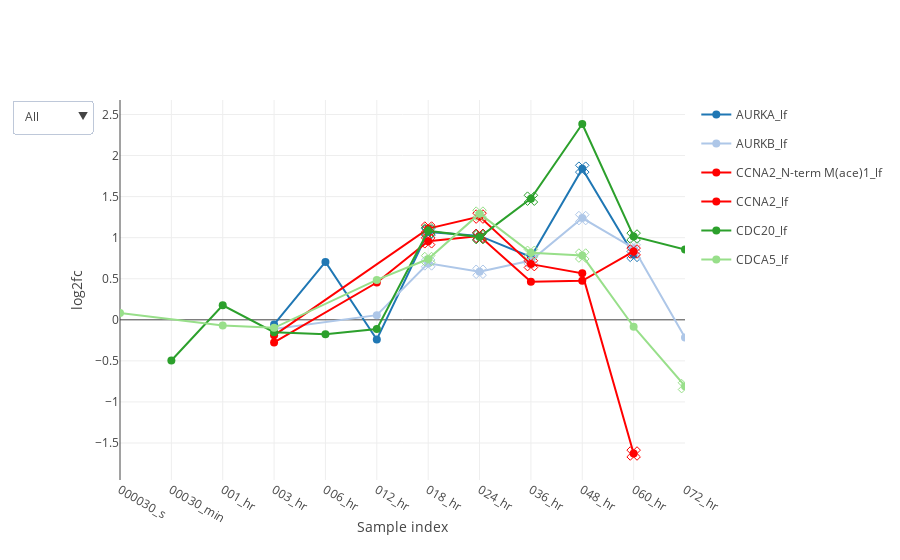

Notebook cell for this chart:
### Code cell
exp_data.label_free.plot_species(interesting_list, plot_type='plotly')

### Figure 1 — Plotly figure (JSON) as saved in the notebook; plotly's stock layout.template omitted (floating-point values rounded to 4 significant figures)
{"data": [{"hoveron": "points", "legendgroup": "group_AURKA_lf", "line": {"color": "rgba(0.12156862745098039,0.4666666666666667,0.7058823529411765,1.)"}, "marker": {"color": "rgba(0.12156862745098039,0.4666666666666667,0.7058823529411765,1.)", "size": 8, "symbol": "circle"}, "mode": "lines+markers", "name": "AURKA_lf", "showlegend": true, "type": "scatter", "visible": true, "x": [3, 4, 5, 6, 7, 8, 9, 10], "y": [-0.05658, 0.7049, -0.2388, 1.07, 1.021, 0.7655, 1.84, 0.7908]}, {"hoveron": "points", "legendgroup": "group_AURKA_lf", "line": {"color": "rgba(0.12156862745098039,0.4666666666666667,0.7058823529411765,1.)"}, "marker": {"color": "rgba(0.12156862745098039,0.4666666666666667,0.7058823529411765,1.)", "size": 12, "symbol": "x-open-dot"}, "mode": "markers", "name": "AURKA_lf", "showlegend": false, "type": "scatter", "visible": true, "x": [6, 7, 9, 10], "y": [1.07, 1.021, 1.84, 0.7908]}, {"hoveron": "points", "legendgroup": "group_AURKB_lf", "line": {"color": "rgba(0.6823529411764706,0.7803921568627451,0.9098039215686274,1.)"}, "marker": {"color": "rgba(0.6823529411764706,0.7803921568627451,0.9098039215686274,1.)", "size": 8, "symbol": "circle"}, "mode": "lines+markers", "name": "AURKB_lf", "showlegend": true, "type": "scatter", "visible": true, "x": [3, 5, 6, 7, 8, 9, 10, 11], "y": [-0.111, 0.05658, 0.6871, 0.585, 0.7225, 1.239, 0.8718, -0.2141]}, {"hoveron": "points", "legendgroup": "group_AURKB_lf", "line": {"color": "rgba(0.6823529411764706,0.7803921568627451,0.9098039215686274,1.)"}, "marker": {"color": "rgba(0.6823529411764706,0.7803921568627451,0.9098039215686274,1.)", "size": 12, "symbol": "x-open-dot"}, "mode": "markers", "name": "AURKB_lf", "showlegend": false, "type": "scatter", "visible": true, "x": [6, 7, 8, 9, 10], "y": [0.6871, 0.585, 0.7225, 1.239, 0.8718]}, {"hoveron": "points", "legendgroup": "group_CCNA2_N-term M(ace)1_lf", "line": {"color": "rgba(1.0,0.4980392156862745,0.054901960784313725,1.)"}, "marker": {"color": "rgba(1.0,0.4980392156862745,0.054901960784313725,1.)", "size": 8, "symbol": "circle"}, "mode": "lines+markers", "name": "CCNA2_N-term M(ace)1_lf", "showlegend": true, "type": "scatter", "visible": true, "x": [3, 6, 7, 8, 9, 10], "y": [-0.189, 1.111, 1.257, 0.6781, 0.5656, -1.628]}, {"hoveron": "points", "legendgroup": "group_CCNA2_N-term M(ace)1_lf", "line": {"color": "rgba(1.0,0.4980392156862745,0.054901960784313725,1.)"}, "marker": {"color": "rgba(1.0,0.4980392156862745,0.054901960784313725,1.)", "size": 12, "symbol": "x-open-dot"}, "mode": "markers", "name": "CCNA2_N-term M(ace)1_lf", "showlegend": false, "type": "scatter", "visible": true, "x": [6, 7, 8, 10], "y": [1.111, 1.257, 0.6781, -1.628]}, {"hoveron": "points", "legendgroup": "group_CCNA2_lf", "line": {"color": "rgba(1.0,0.7333333333333333,0.47058823529411764,1.)"}, "marker": {"color": "rgba(1.0,0.7333333333333333,0.47058823529411764,1.)", "size": 8, "symbol": "circle"}, "mode": "lines+markers", "name": "CCNA2_lf", "showlegend": true, "type": "scatter", "visible": true, "x": [3, 5, 6, 7, 8, 9, 10], "y": [-0.275, 0.4542, 0.9561, 1.021, 0.4647, 0.4751, 0.8319]}, {"hoveron": "points", "legendgroup": "group_CCNA2_lf", "line": {"color": "rgba(1.0,0.7333333333333333,0.47058823529411764,1.)"}, "marker": {"color": "rgba(1.0,0.7333333333333333,0.47058823529411764,1.)", "size": 12, "symbol": "x-open-dot"}, "mode": "markers", "name": "CCNA2_lf", "showlegend": false, "type": "scatter", "visible": true, "x": [6, 7, 10], "y": [0.9561, 1.021, 0.8319]}, {"hoveron": "points", "legendgroup": "group_CDC20_lf", "line": {"color": "rgba(0.17254901960784313,0.6274509803921569,0.17254901960784313,1.)"}, "marker": {"color": "rgba(0.17254901960784313,0.6274509803921569,0.17254901960784313,1.)", "size": 8, "symbol": "circle"}, "mode": "lines+markers", "name": "CDC20_lf", "showlegend": true, "type": "scatter", "visible": true, "x": [1, 2, 3, 4, 5, 6, 7, 8, 9, 10, 11], "y": [-0.4957, 0.1763, -0.1506, -0.1763, -0.111, 1.084, 1.007, 1.475, 2.384, 1.014, 0.856]}, {"hoveron": "points", "legendgroup": "group_CDC20_lf", "line": {"color": "rgba(0.17254901960784313,0.6274509803921569,0.17254901960784313,1.)"}, "marker": {"color": "rgba(0.17254901960784313,0.6274509803921569,0.17254901960784313,1.)", "size": 12, "symbol": "x-open-dot"}, "mode": "markers", "name": "CDC20_lf", "showlegend": false, "type": "scatter", "visible": true, "x": [6, 7, 8, 10], "y": [1.084, 1.007, 1.475, 1.014]}, {"hoveron": "points", "legendgroup": "group_CDCA5_lf", "line": {"color": "rgba(0.596078431372549,0.8745098039215686,0.5411764705882353,1.)"}, "marker": {"color": "rgba(0.596078431372549,0.8745098039215686,0.5411764705882353,1.)", "size": 8, "symbol": "circle"}, "mode": "lines+markers", "name": "CDCA5_lf", "showlegend": true, "type": "scatter", "visible": true, "x": [0, 2, 3, 5, 6, 7, 8, 9, 10, 11], "y": [0.08406, -0.07039, -0.09761, 0.4854, 0.7398, 1.293, 0.8156, 0.7824, -0.08406, -0.8074]}, {"hoveron": "points", "legendgroup": "group_CDCA5_lf", "line": {"color": "rgba(0.596078431372549,0.8745098039215686,0.5411764705882353,1.)"}, "marker": {"color": "rgba(0.596078431372549,0.8745098039215686,0.5411764705882353,1.)", "size": 12, "symbol": "x-open-dot"}, "mode": "markers", "name": "CDCA5_lf", "showlegend": false, "type": "scatter", "visible": true, "x": [6, 7, 8, 9, 11], "y": [0.7398, 1.293, 0.8156, 0.7824, -0.8074]}], "layout": {"hovermode": "closest", "showlegend": true, "title": null, "updatemenus": [{"buttons": [{"args": ["visible", [true, true, true, true, true, true, true, true, true, true, true, true]], "label": "All", "method": "restyle"}, {"args": ["visible", [true, true, false, false, false, false, false, false, false, false, false, false]], "label": "AURKA", "method": "restyle"}, {"args": ["visible", [false, false, true, true, false, false, false, false, false, false, false, false]], "label": "AURKB", "method": "restyle"}, {"args": ["visible", [false, false, false, false, true, true, true, true, false, false, false, false]], "label": "CCNA2", "method": "restyle"}, {"args": ["visible", [false, false, false, false, false, false, false, false, true, true, false, false]], "label": "CDC20", "method": "restyle"}, {"args": ["visible", [false, false, false, false, false, false, false, false, false, false, true, true]], "label": "CDCA5", "method": "restyle"}], "x": -0.05, "y": 1, "yanchor": "top"}], "xaxis": {"range": [0, 11], "showticklabels": true, "tickmode": "array", "ticktext": ["000030_s", "00030_min", "001_hr", "003_hr", "006_hr", "012_hr", "018_hr", "024_hr", "036_hr", "048_hr", "060_hr", "072_hr"], "tickvals": [0, 1, 2, 3, 4, 5, 6, 7, 8, 9, 10, 11], "title": "Sample index"}, "yaxis": {"title": "log2fc"}}}
